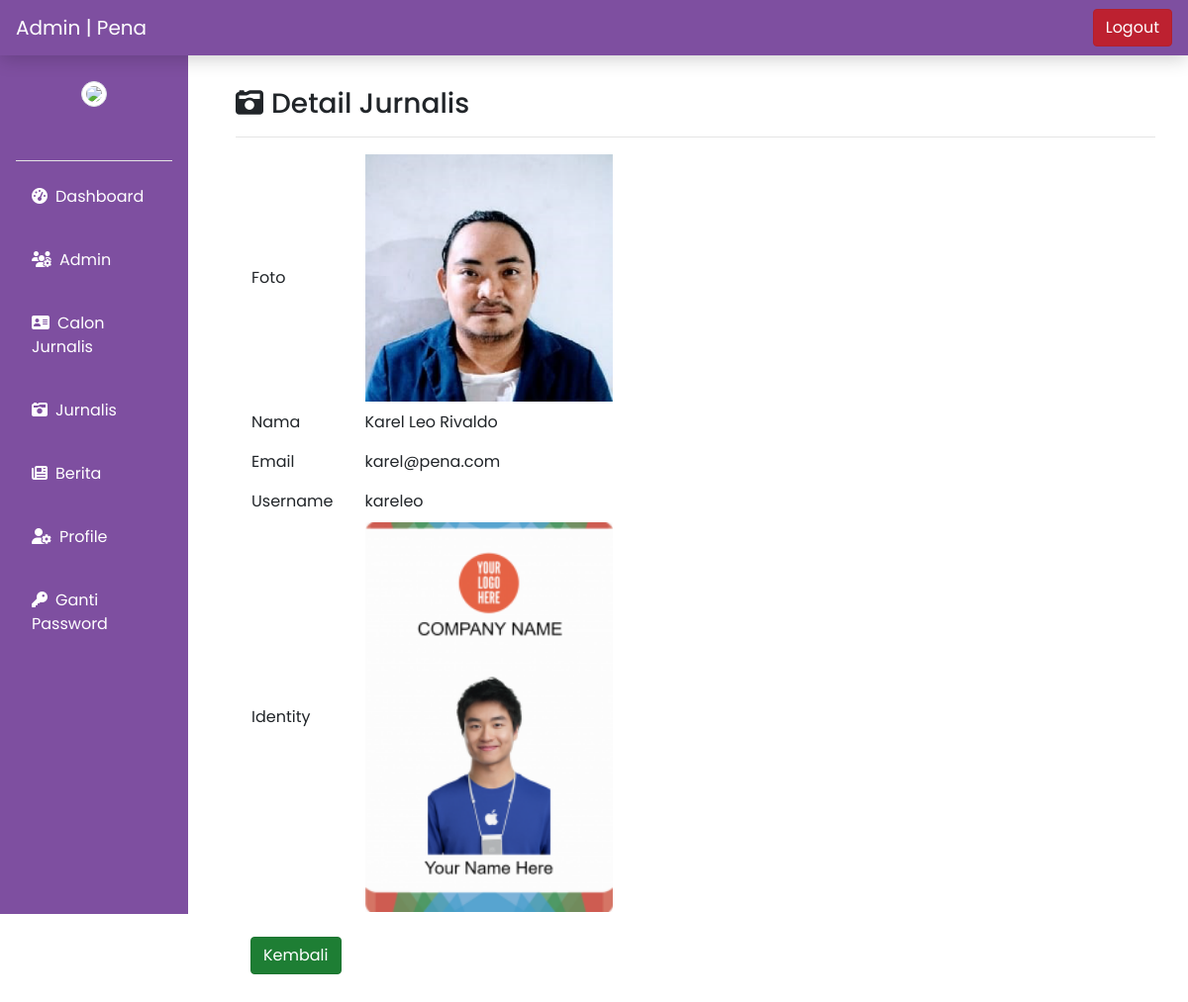
Page /admin/detail-jurnalis.php?id=3 on the committed database.
### tables this page shows
CREATE TABLE `jurnalis` (
  `id_jurn` int(11) NOT NULL,
  `nama_jurn` varchar(50) NOT NULL,
  `username_jurn` varchar(50) NOT NULL,
  `password_jurn` varchar(12) NOT NULL,
  `email_jurn` varchar(50) NOT NULL,
  `phone_jurn` varchar(50) NOT NULL,
  `birth_jurn` date NOT NULL,
  `skill_jurn` varchar(255) NOT NULL,
  `img_jurn` varchar(255) NOT NULL DEFAULT 'image.jpg',
  `location_imgjurn` varchar(255) NOT NULL,
  `status` varchar(100) NOT NULL,
  `foto_jurn` varchar(255) NOT NULL,
  `location_fotojurn` varchar(255) NOT NULL
);

### admin/detail-jurnalis.php (the view, shortened to what this page needs)
<!doctype html>
<html lang="en">
  <head>
    <?php include('includes/head.php');?>
  </head>
  <body>
  <?php include('includes/header.php');?>
  <?php include('includes/leftbar.php');?>
  <?php include('../config/config.php');?>
  <div class="col-md-10 p-5 pt-2">
        <br>
        <h3><i class="fas fa-camera-retro mr-2"></i>Detail Jurnalis<hr></h3>
      <?php
      $id = $_GET['id'];
      $data = mysqli_query($conn,"SELECT * FROM jurnalis WHERE id_jurn='$id'");
      while ($d = mysqli_fetch_array($data)){
      ?>
      <form method="get" action="">
        <table>
        <tr>
                <td>
                  <label class="col-sm-2 col-form-label">Foto</label>
                </td>
                <td>
                  <div class="col-sm-10">
                    <?php
                      if ($d['location_fotojurn']==NULL)
                      {
                        echo "File Belum Diuplod";
                      } else
                      {
                        ?>
                        <img src="../assets/img_jurnalis/<?php echo $d['location_fotojurn']; ?>" width="250px"/>
                        <?php
                      }
                    ?>
                  </div>
                </td>
              </tr>
            <tr>
                <td>
                  <label class="col-sm-2 col-form-label">Nama</label>
                </td>
                <td>
                  <div class="col-sm-10">
                    <input type="text" readonly class="form-control-plaintext" name="nim" value="<?php echo $d['nama_jurn']; ?>">
                  </div>
                </td>
            </tr>
            <tr>
                <td>
                  <label class="col-sm-2 col-form-label">Email</label>
                </td>
                <td>
                  <div class="col-sm-10">
                    <input type="text" readonly class="form-control-plaintext" name="nama" value="<?php echo $d['email_jurn']; ?>">
                  </div>
                </td>
            </tr>
            <tr>
                <td>
                  <label class="col-sm-2 col-form-label">Username</label>
                </td>
                <td>
                  <div class="col-sm-10">
                    <input type="text" readonly class="form-control-plaintext" name="alamat" value="<?php echo $d['username_jurn']; ?>">
                  </div>
                </td>
            </tr>
            <tr>
                <td>
                  <label class="col-sm-2 col-form-label">Identity</label>
                </td>
                <td>
                  <div class="col-sm-10">
                      <?php
                        if ($d['location_imgjurn']==NULL)
                        {
                          echo "File Belum Diuplod";
                        } else
                        {
                          ?>
                          <img src="../assets/<?php echo $d['location_imgjurn']; ?>" width="250px"/>
                          <?php
                        }
                      ?>
                  </div>
                </td>
            </tr>
        </table>
        <div class="col-sm-10">
            <br>
        <a href="jurnalis.php" class="btn btn-success active" role="button" aria-pressed="true">Kembali</a>
        </div>
      </form>
      <?php } ?>
    </div>
  </body>
</html>

### admin/includes/head.php (style rules this page uses)
div { font-family: "Poppins"; }

### rows in the picture
jurnalis: location_fotojurn (picture), nim "Karel Leo Rivaldo", nama "karel@pena.com", alamat "kareleo", location_imgjurn (picture)
